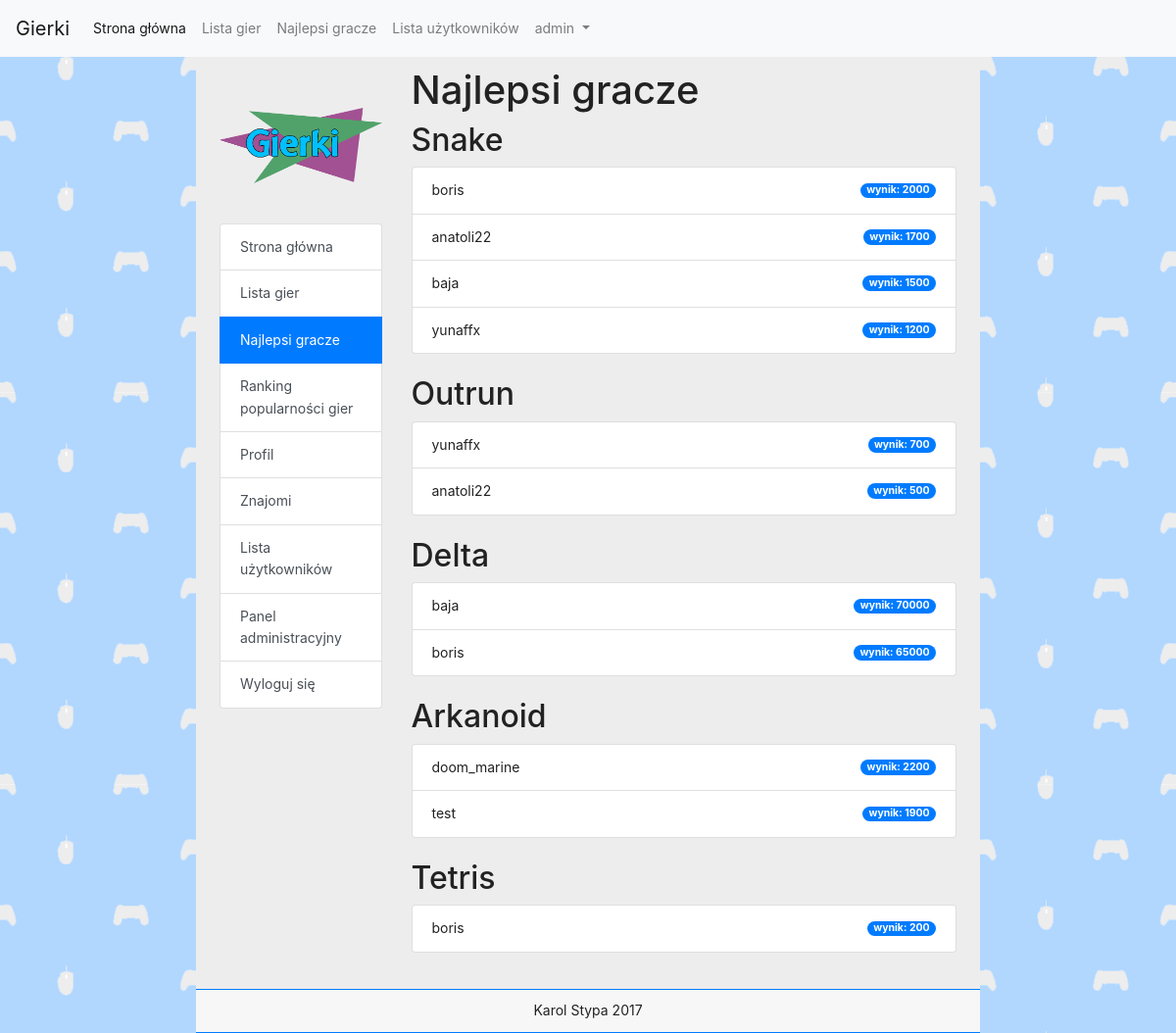
The page /highscores.php (signed in) on the database its author committed.
### tables this page shows
CREATE TABLE `scores` (
  `id` int(11) NOT NULL,
  `game_id` int(11) NOT NULL,
  `user_id` int(11) NOT NULL,
  `timestamp` timestamp NOT NULL DEFAULT CURRENT_TIMESTAMP ON UPDATE CURRENT_TIMESTAMP,
  `score` int(11) NOT NULL
);

CREATE TABLE `users` (
  `id` int(11) NOT NULL,
  `login` varchar(255) NOT NULL,
  `password` varchar(255) NOT NULL,
  `email` varchar(255) NOT NULL,
  `group_id` int(11) NOT NULL,
  `registered` int(11) NOT NULL,
  `last_login` int(11) NOT NULL,
  `ip` varchar(15) NOT NULL,
  `style` int(11) NOT NULL
);

### highscores.php (the view, shortened to what this page needs)
<!DOCTYPE html>
<html>
	<head>
		<link rel="stylesheet" href="https://maxcdn.bootstrapcdn.com/bootstrap/4.0.0-beta.2/css/bootstrap.min.css">
		<link rel="stylesheet" href="./css/style.css">
	</head>
	<body>
		<?php include "navbar.php"; ?>
		<div class="container col-md-8 px-4 main">
			<div class="row">
				<div class="col-md-3">
					<div class="logo"></div>
					<?php
					if(isset($_SESSION['loggedin'])) {
						if ($_SESSION['loggedin']) {
							echo '
							<div class="list-group">
								<a class="list-group-item list-group-item-action" href="./">Strona główna</a>
								<a class="list-group-item list-group-item-action" href="./gameslist.php">Lista gier</a>
								<a class="list-group-item list-group-item-action active" href="./highscores.php">Najlepsi gracze</a>
								<a class="list-group-item list-group-item-action" href="./gameslist.php#popularity">Ranking popularności gier</a>
								<a class="list-group-item list-group-item-action" href="./profile.php?id='.$uid.'">Profil</a>
								<a class="list-group-item list-group-item-action" href="./profile.php?id='.$uid.'#friends">Znajomi</a>
								<a class="list-group-item list-group-item-action" href="./userslist.php">Lista użytkowników</a>';
							if($_SESSION['group_id'] == 1) {
								echo '<a class="list-group-item list-group-item-action" href="./admin.php">Panel administracyjny</a>';
							}
							echo '<a class="list-group-item list-group-item-action" href="./?logout=1">Wyloguj się</a>
							</div></div>';
						}
					}
					?>
					<div class="col-md-9">
						<h1>Najlepsi gracze</h1>
						<h2>Snake</h2>
						<?php
						$score_query = "SELECT A.score, B.login as username
						FROM scores A
						Join users B
						on B.id = A.user_id
						WHERE A.game_id = 1
						ORDER BY A.score DESC";
						$score_result = mysql_query($score_query);
						echo '<ul class="list-group">';
						while($row = mysql_fetch_assoc($score_result)) {
							echo '<li class="list-group-item d-flex justify-content-between align-items-center">
									'.$row['username'].'
									<span class="badge badge-primary badge-pill">wynik: '.$row['score'].'</span>
								</li>';
						}
						echo '</ul>'
						?>
						<br>
						<h2>Outrun</h2>
						<?php
						$score_query = "SELECT A.score, B.login as username
						FROM scores A
						Join users B
						on B.id = A.user_id
						WHERE A.game_id = 2
						ORDER BY A.score DESC";
						$score_result = mysql_query($score_query);
						echo '<ul class="list-group">';
						while($row = mysql_fetch_assoc($score_result)) {
							echo '<li class="list-group-item d-flex justify-content-between align-items-center">
									'.$row['username'].'
									<span class="badge badge-primary badge-pill">wynik: '.$row['score'].'</span>
								</li>';
						}
						echo '</ul>'
						?>
						<br>
						<h2>Delta</h2>
						<?php
						$score_query = "SELECT A.score, B.login as username
						FROM scores A
						Join users B
						on B.id = A.user_id
						WHERE A.game_id = 3
						ORDER BY A.score DESC";
						$score_result = mysql_query($score_query);
						echo '<ul class="list-group">';
						while($row = mysql_fetch_assoc($score_result)) {
							echo '<li class="list-group-item d-flex justify-content-between align-items-center">
									'.$row['username'].'
									<span class="badge badge-primary badge-pill">wynik: '.$row['score'].'</span>
								</li>';
						}
						echo '</ul>'
						?>
						<br>
						<h2>Arkanoid</h2>
						<?php
						$score_query = "SELECT A.score, B.login as username
						FROM scores A
						Join users B
						on B.id = A.user_id
						WHERE A.game_id = 4
						ORDER BY A.score DESC";
						$score_result = mysql_query($score_query);
						echo '<ul class="list-group">';
						while($row = mysql_fetch_assoc($score_result)) {
							echo '<li class="list-group-item d-flex justify-content-between align-items-center">
									'.$row['username'].'
									<span class="badge badge-primary badge-pill">wynik: '.$row['score'].'</span>
								</li>';
						}
						echo '</ul>'
						?>
						<br>
						<h2>Tetris</h2>
						<?php
						$score_query = "SELECT A.score, B.login as username
						FROM scores A
						Join users B
						on B.id = A.user_id
						WHERE A.game_id = 5
						ORDER BY A.score DESC";
						$score_result = mysql_query($score_query);
						echo '<ul class="list-group">';
						while($row = mysql_fetch_assoc($score_result)) {
							echo '<li class="list-group-item d-flex justify-content-between align-items-center">
									'.$row['username'].'
									<span class="badge badge-primary badge-pill">wynik: '.$row['score'].'</span>
								</li>';
						}
						echo '</ul>'
						?>
						<br>
					</div>
				</div>
    </div>
  </body>
</html>

### css/style.css (style rules this page uses)
body { font-size: 14px; line-height: 1.6; background-image: url(../img/bg.png); color: #222222; height: 100%; min-height: 100%; }
.main { padding-top: 10px; background-color: #EDEDED; padding-bottom: 15px; min-height: 100%; }
.logo { background-image: url(../img/logo.png); background-size: contain; background-repeat: no-repeat; background-position: center center; height: 10rem; }
.footer { text-align: center; background-color: #F7F7F7!important; padding: 10px; border-top: 1px solid #007BFF; border-bottom: 1px solid #007BFF; }

### rows shown on the page
scores: user.login "boris", score "2000"
scores: user.login "anatoli22", score "1700"
scores: user.login "baja", score "1500"
scores: user.login "yunaffx", score "1200"
scores: user.login "yunaffx", score "700"
scores: user.login "anatoli22", score "500"
scores: user.login "baja", score "70000"
scores: user.login "boris", score "65000"
scores: user.login "doom_marine", score "2200"
scores: user.login "test", score "1900"
scores: user.login "boris", score "200"

### other values the page prints
$login "admin"
